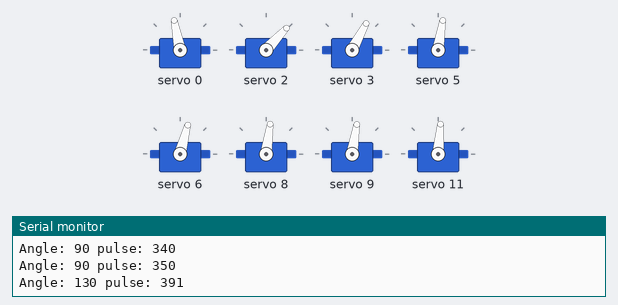
This sketch was run on a simulated Arduino Uno, built with avr-gcc and run on an emulated ATmega328P. Shown: 8 × servo, the last lines printed to the serial monitor.

Above: at 1.65 s.
At 1.75 s:
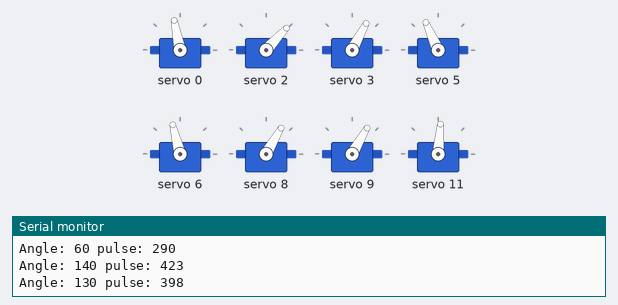
At 2.25 s:
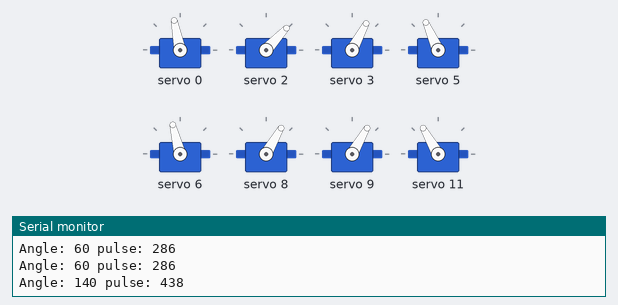
At 2.9 s:
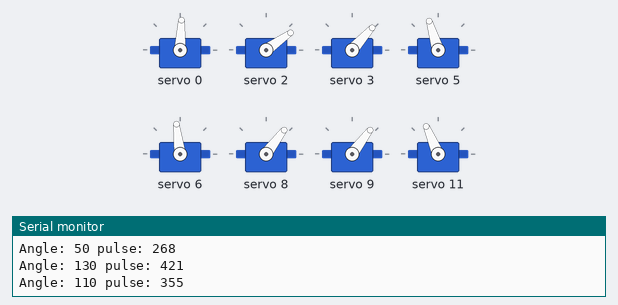
At 3.55 s:
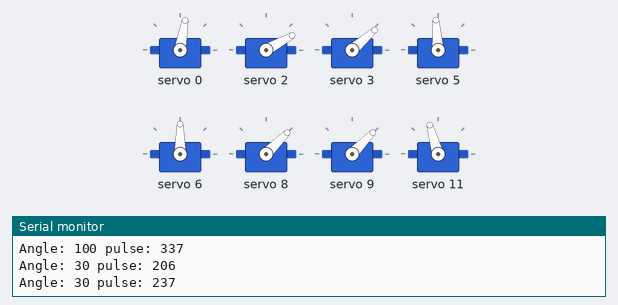
At 4.2 s:
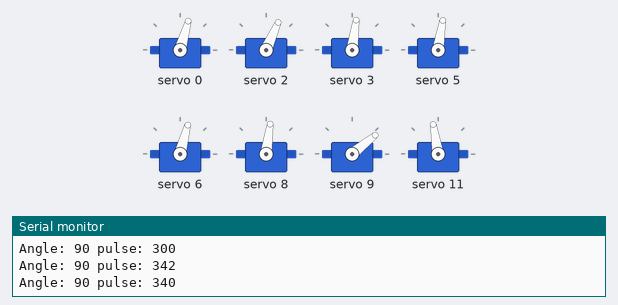
Timing chart, 0 to 8.8 s (numbered marks = the images above):
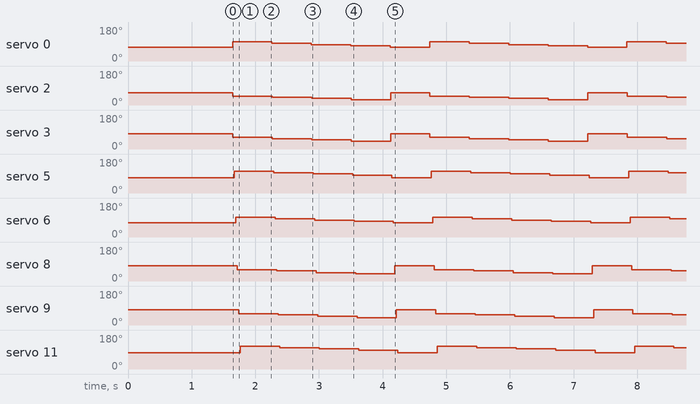

Measured:
- by itself, servo 0: repeats every 3.1 s: 94° 0.62 s, 87° 0.62 s, 80° 0.62 s, 74° 0.62 s, 101° 0.62 s
- by itself, servo 2: repeats every 3.1 s: 41° 0.62 s, 35° 0.62 s, 29° 0.62 s, 66° 0.62 s, 47° 0.62 s
- by itself, servo 3: repeats every 3.1 s: 55° 0.62 s, 48° 0.62 s, 41° 0.62 s, 82° 0.62 s, 62° 0.62 s
- by itself, servo 5: repeats every 3.1 s: 107° 0.62 s, 101° 0.62 s, 94° 0.62 s, 81° 0.62 s, 114° 0.62 s
- by itself, servo 6: repeats every 3.1 s: 97° 0.62 s, 90° 0.62 s, 83° 0.62 s, 75° 0.62 s, 104° 0.62 s
- by itself, servo 8: repeats every 3.1 s: 53° 0.62 s, 45° 0.62 s, 38° 0.62 s, 82° 0.62 s, 60° 0.62 s
- by itself, servo 9: repeats every 3.1 s: 53° 0.62 s, 46° 0.62 s, 39° 0.62 s, 81° 0.62 s, 60° 0.62 s
- by itself, servo 11: repeats every 3.1 s: 113° 0.62 s, 106° 0.62 s, 99° 0.62 s, 85° 0.62 s, 120° 0.62 s

The sketch:

PCA9685_ServoProgram_12legs_Array.ino
```cpp
#include <Wire.h>
#include <Adafruit_PWMServoDriver.h>

// called this way, it uses the default address 0x40
Adafruit_PWMServoDriver pwm = Adafruit_PWMServoDriver();

int rate = 500;
int angle0[] = {130, 120, 110, 100, 90};
//int angle1[] = {80, 70, 60, 50, 90};
int angle2[] = {60, 50, 40, 30, 90};
int angle3[] = {60, 50, 40, 30, 90};
//int angle4[] = {120, 110, 100, 90, 90};
int angle5[] = {140, 130, 120, 110, 90};
int angle6[] = {130, 120, 110, 100, 90};
//int angle7[] = {80, 70, 60, 50, 90};
int angle8[] = {60, 50, 40, 30, 90};
int angle9[] = {60, 50, 40, 30, 90};
//int angle10[] = {120, 110, 100, 90, 90};
int angle11[] = {140, 130, 120, 110, 90};

void setup() {
  Serial.begin(9600);
  Serial.println("8 channel Servo test!");
  pwm.begin();
  pwm.setPWMFreq(60);  // Analog servos run at ~60 Hz updates
  delay(10);
  pwm.setPWM(0, 0, angleToPulse0(90));
  //pwm.setPWM(1, 0, angleToPulse1(90));
  pwm.setPWM(2, 0, angleToPulse2(90));
  pwm.setPWM(3, 0, angleToPulse3(90));
  //pwm.setPWM(4, 0, angleToPulse4(90));
  pwm.setPWM(5, 0, angleToPulse5(90));
  pwm.setPWM(6, 0, angleToPulse6(90));
  //pwm.setPWM(7, 0, angleToPulse7(90));
  pwm.setPWM(8, 0, angleToPulse8(90));
  pwm.setPWM(9, 0, angleToPulse9(90));
  //pwm.setPWM(10, 0, angleToPulse10(90));
  pwm.setPWM(11, 0, angleToPulse11(90));
  delay(1500);

}

void loop() {
  for (int i = 0; i < 5; i++) {
    pwm.setPWM(0, 0, angleToPulse0(angle0[i]));
    //pwm.setPWM(1, 0, angleToPulse1(angle1[i]));
    pwm.setPWM(2, 0, angleToPulse2(angle2[i]));
    pwm.setPWM(3, 0, angleToPulse3(angle3[i]));
    //pwm.setPWM(4, 0, angleToPulse4(angle4[i]));
    pwm.setPWM(5, 0, angleToPulse5(angle5[i]));
    pwm.setPWM(6, 0, angleToPulse6(angle6[i]));
    //pwm.setPWM(7, 0, angleToPulse7(angle7[i]));
    pwm.setPWM(8, 0, angleToPulse8(angle8[i]));
    pwm.setPWM(9, 0, angleToPulse9(angle9[i]));
    //pwm.setPWM(10, 0, angleToPulse10(angle10[i]));
    pwm.setPWM(11, 0, angleToPulse11(angle11[i]));
    delay(rate);
  }
}

int angleToPulse0(int ang) {
  int pulse0 = map(ang, 0, 180, 160, 480);
  Serial.print("Angle: "); Serial.print(ang);
  Serial.print(" pulse: "); Serial.println(pulse0);
  return pulse0;
}

int angleToPulse1(int ang) {
  int pulse1 = map(ang, 0, 180, 160, 490);
  Serial.print("Angle: "); Serial.print(ang);
  Serial.print(" pulse: "); Serial.println(pulse1);
  return pulse1;
}

int angleToPulse2(int ang) {
  int pulse2 = map(ang, 0, 180, 160, 440);
  Serial.print("Angle: "); Serial.print(ang);
  Serial.print(" pulse: "); Serial.println(pulse2);
  return pulse2;
}

int angleToPulse3(int ang) {
  int pulse3 = map(ang, 0, 180, 185, 500);
  Serial.print("Angle: "); Serial.print(ang);
  Serial.print(" pulse: "); Serial.println(pulse3);
  return pulse3;
}
int angleToPulse4(int ang) {
  int pulse4 = map(ang, 0, 180, 190, 500);
  Serial.print("Angle: "); Serial.print(ang);
  Serial.print(" pulse: "); Serial.println(pulse4);
  return pulse4;
}

int angleToPulse5(int ang) {
  int pulse5 = map(ang, 0, 180, 190, 490);
  Serial.print("Angle: "); Serial.print(ang);
  Serial.print(" pulse: "); Serial.println(pulse5);
  return pulse5;
}

int angleToPulse6(int ang) {
  int pulse6 = map(ang, 0, 180, 160, 490);
  Serial.print("Angle: "); Serial.print(ang);
  Serial.print(" pulse: "); Serial.println(pulse6);
  return pulse6;
}

int angleToPulse7(int ang) {
  int pulse7 = map(ang, 0, 180, 160, 480);
  Serial.print("Angle: "); Serial.print(ang);
  Serial.print(" pulse: "); Serial.println(pulse7);
  return pulse7;
}

int angleToPulse8(int ang) {
  int pulse8 = map(ang, 0, 180, 175, 510);
  Serial.print("Angle: "); Serial.print(ang);
  Serial.print(" pulse: "); Serial.println(pulse8);
  return pulse8;
}

int angleToPulse9(int ang) {
  int pulse9 = map(ang, 0, 180, 180, 500);
  Serial.print("Angle: "); Serial.print(ang);
  Serial.print(" pulse: "); Serial.println(pulse9);
  return pulse9;
}

int angleToPulse10(int ang) {
  int pulse10 = map(ang, 0, 180, 160, 480);
  Serial.print("Angle: "); Serial.print(ang);
  Serial.print(" pulse: "); Serial.println(pulse10);
  return pulse10;
}

int angleToPulse11(int ang) {
  int pulse11 = map(ang, 0, 180, 190, 510);
  Serial.print("Angle: "); Serial.print(ang);
  Serial.print(" pulse: "); Serial.println(pulse11);
  return pulse11;
}
```
